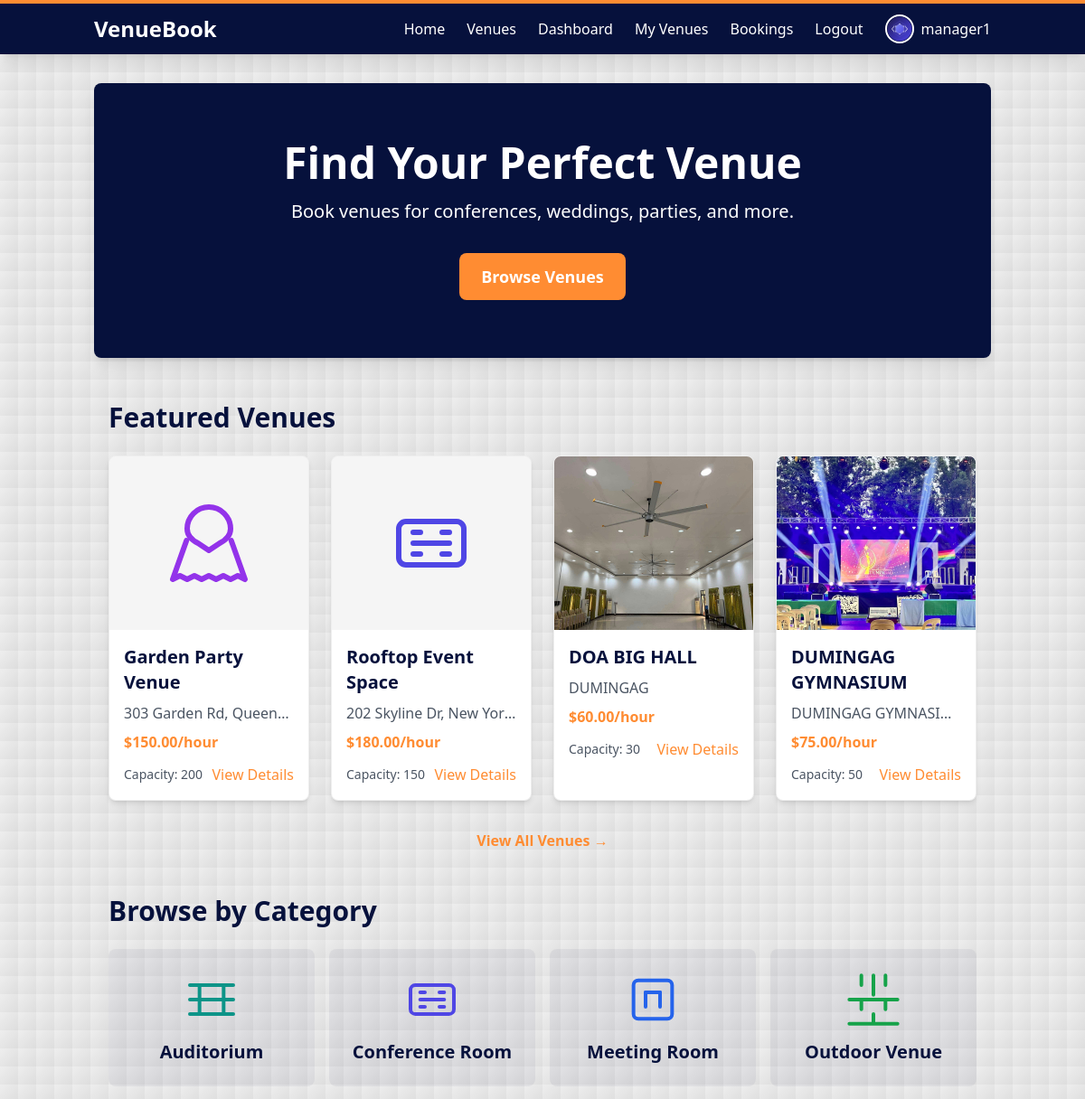
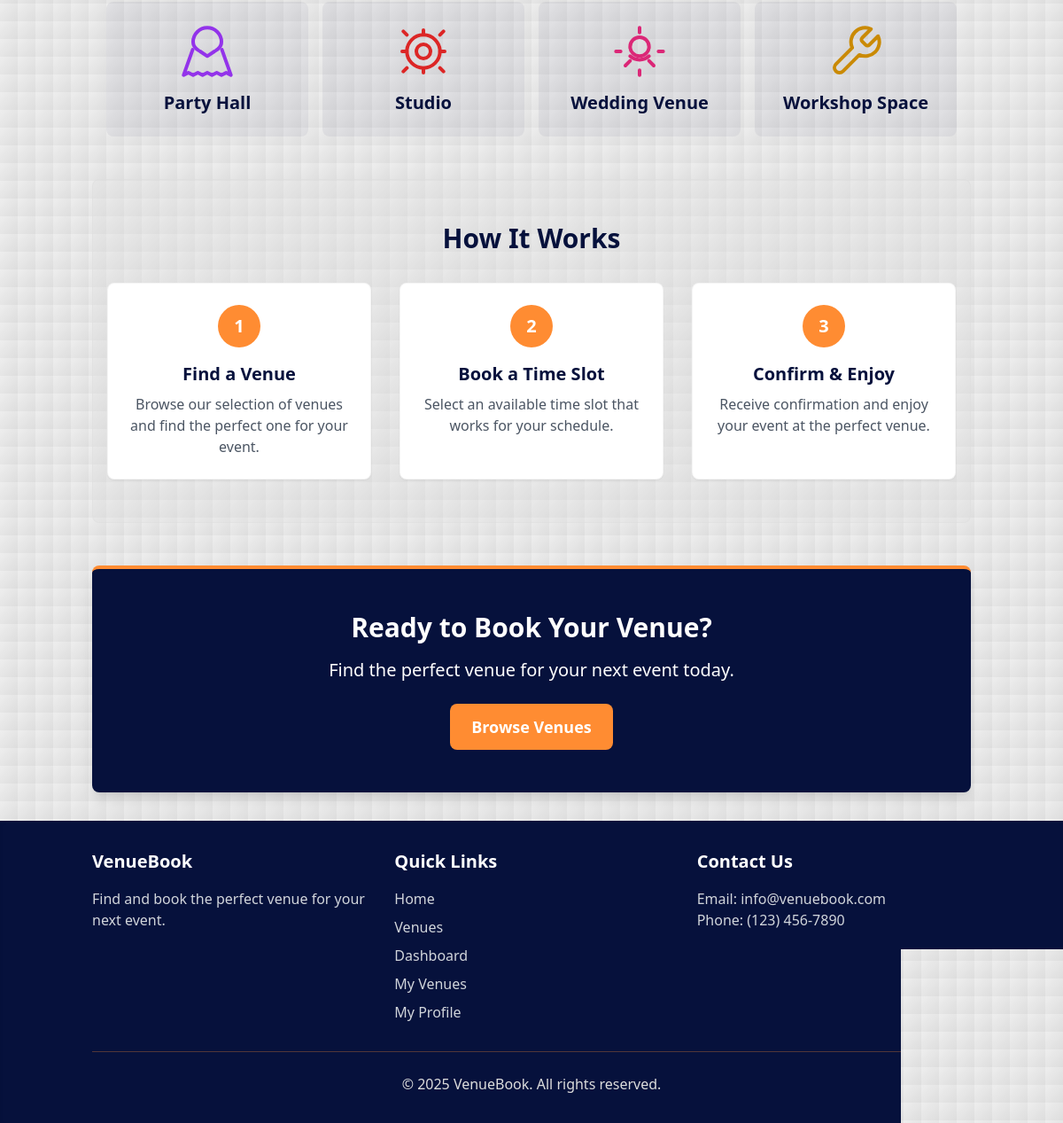
Screenshot of / (signed in) with the database file from the repository (2 pictures, top to bottom).
### booking/models/user_profile.py (models this page shows, shortened)
class UserProfile(models.Model):
    USER_ROLE_CHOICES = [
        ('guest', 'Guest'),
        ('regular', 'Regular User'),
        ('premium', 'Premium User'),
        ('corporate', 'Corporate Client'),
    ]
    user = models.OneToOneField(User, on_delete=models.CASCADE, related_name='profile')
    role = models.CharField(max_length=20, choices=USER_ROLE_CHOICES, default='regular')
    profile_picture = models.ImageField(upload_to='profiles/', blank=True, null=True)
    phone = models.CharField(max_length=20, blank=True)
    address = models.CharField(max_length=255, blank=True)
    preferred_payment_method = models.CharField(max_length=50, blank=True)
    booking_preferences = models.TextField(blank=True)
    created_at = models.DateTimeField(auto_now_add=True)
    updated_at = models.DateTimeField(auto_now=True)
    class Meta:
        verbose_name = "User Profile"
        verbose_name_plural = "User Profiles"

### booking/models/venue.py (models this page shows, shortened)
class Venue(models.Model):
    STATUS_CHOICES = [
        ('active', 'Active'),
        ('maintenance', 'Under Maintenance'),
        ('inactive', 'Inactive'),
    ]
    name = models.CharField(max_length=200)
    description = models.TextField()
    address = models.CharField(max_length=255)
    capacity = models.PositiveIntegerField()
    hourly_rate = models.DecimalField(max_digits=10, decimal_places=2)
    image = models.ImageField(upload_to='venues/', blank=True, null=True)
    categories = models.ManyToManyField(Category, related_name='venues')
    manager = models.ForeignKey(VenueManager, on_delete=models.SET_NULL, null=True, related_name='managed_venues')
    status = models.CharField(max_length=20, choices=STATUS_CHOICES, default='active')
    created_at = models.DateTimeField(auto_now_add=True)
    updated_at = models.DateTimeField(auto_now=True)
    class Meta:
        ordering = ['name']

### booking/models/category.py (models this page shows, shortened)
class Category(models.Model):
    name = models.CharField(max_length=100)
    description = models.TextField(blank=True)
    class Meta:
        verbose_name_plural = "Categories"
        ordering = ['name']

### booking/views/home.py (the view)
# urls.py: path('', views.home, name='home'),
def home(request):
    featured_venues = Venue.objects.filter(status='active').order_by('-created_at')[:4]
    categories = Category.objects.all()
    context = {
        'featured_venues': featured_venues,
        'categories': categories,
    }
    return render(request, 'booking/home.html', context)

### booking/context_processors.py (called while the page is built)
def common_context(request):
    return {
        'all_categories': Category.objects.all(),
    }

### booking/svg_icons.py (called while the page is built)
def conference_room():
    return '''
    <svg xmlns="http://www.w3.org/2000/svg" viewBox="0 0 24 24" fill="none" stroke="currentColor"
         stroke-width="1.5" stroke-linecap="round" stroke-linejoin="round"
         class="w-full h-full text-indigo-600">
        <rect width="18" height="12" x="3" y="6" rx="2" />
        <path d="M7 12h10M7 9h2M7 15h2M15 9h2M15 15h2" />
    </svg>
    '''

def wedding_venue():
    return '''
    <svg xmlns="http://www.w3.org/2000/svg" viewBox="0 0 24 24" fill="none" stroke="currentColor"
         stroke-width="1.5" stroke-linecap="round" stroke-linejoin="round"
         class="w-full h-full text-pink-600">
        <path d="M12 6a4 4 0 1 0 0 8 4 4 0 0 0 0-8z" />
        <path d="M8 14a6 6 0 0 0 8 0M18 18l-2-2M6 18l2-2" />
        <path d="M12 2v2M12 20v2M4 12H2M22 12h-2" />
    </svg>
    '''

def party_hall():
    return '''
    <svg xmlns="http://www.w3.org/2000/svg" viewBox="0 0 24 24" fill="none" stroke="currentColor"
         stroke-width="1.5" stroke-linecap="round" stroke-linejoin="round"
         class="w-full h-full text-purple-600">
        <path d="M5.8 11.3 2 22l2-1 2 1 2-1 2 1 2-1 2 1 2-1 2 1 2-1 2 1-3.8-10.7" />
        <path d="M12 2a6 6 0 0 0-6 6c0 1.5 1 3 3 4l3 2 3-2c2-1 3-2.5 3-4a6 6 0 0 0-6-6z" />
    </svg>
    '''

def meeting_room():
    return '''
    <svg xmlns="http://www.w3.org/2000/svg" viewBox="0 0 24 24" fill="none" stroke="currentColor"
         stroke-width="1.5" stroke-linecap="round" stroke-linejoin="round"
         class="w-full h-full text-blue-600">
        <rect width="16" height="16" x="4" y="4" rx="2" />
        <path d="M9 15v-6h6v6" />
        <path d="M9 9h6" />
    </svg>
    '''

def workshop_space():
    return '''
    <svg xmlns="http://www.w3.org/2000/svg" viewBox="0 0 24 24" fill="none" stroke="currentColor"
         stroke-width="1.5" stroke-linecap="round" stroke-linejoin="round"
         class="w-full h-full text-yellow-600">
        <path d="M14.7 6.3a1 1 0 0 0 0 1.4l1.6 1.6a1 1 0 0 0 1.4 0l3.77-3.77a6 6 0 0 1-7.94 7.94l-6.91 6.91a2.12 2.12 0 0 1-3-3l6.91-6.91a6 6 0 0 1 7.94-7.94l-3.76 3.76z" />
    </svg>
    '''

def get_icon_for_category(category_name):
    return CATEGORY_ICONS.get(category_name, venue_placeholder)

### booking/templatetags/user_tags.py (called while the page is built)
@register.filter
def has_profile_picture(user):
    return hasattr(user, 'profile') and user.profile.profile_picture

### templates/booking/home.html (shortened to what this page needs)
{% extends 'base.html' %}
{% block content %}
<section class="bg-primary text-white py-16 rounded-lg shadow-lg mb-12">
    <div class="container mx-auto px-4 text-center">
        <h1 class="text-4xl md:text-5xl font-bold mb-4">Find Your Perfect Venue</h1>
        <p class="text-xl mb-8">Book venues for conferences, weddings, parties, and more.</p>
        <a href="{% url 'venue_list' %}" class="bg-accent text-white hover:bg-accent/80 transition px-6 py-3 rounded-lg font-semibold text-lg inline-block">Browse Venues</a>
    </div>
</section>
<section class="mb-12">
    <div class="container mx-auto px-4">
        <h2 class="text-3xl font-bold mb-6 text-primary">Featured Venues</h2>
        {% if featured_venues %}
        <div class="grid grid-cols-1 md:grid-cols-2 lg:grid-cols-4 gap-6">
            {% for venue in featured_venues %}
            <div class="bg-white rounded-lg shadow-md border border-light-gray/50 overflow-hidden hover:shadow-lg transition">
                {% load svg_tags %}
                {% if venue.image %}
                <img src="{{ venue.image.url }}" alt="{{ venue.name }}" class="w-full h-48 object-cover">
                {% else %}
                <div class="w-full h-48 bg-light-gray/30 flex items-center justify-center">
                    <div class="w-24 h-24 text-accent">
                        {% venue_icon venue %}
                    </div>
                </div>
                {% endif %}
                <div class="p-4">
                    <h3 class="text-xl font-semibold mb-2 text-primary">{{ venue.name }}</h3>
                    <p class="text-gray-600 mb-2 truncate">{{ venue.address }}</p>
                    <p class="text-accent font-bold mb-3">${{ venue.hourly_rate }}/hour</p>
                    <div class="flex justify-between items-center">
                        <span class="text-sm text-gray-600">Capacity: {{ venue.capacity }}</span>
                        <a href="{% url 'venue_detail' venue.id %}" class="text-accent hover:text-accent/80 font-medium">View Details</a>
                    </div>
                </div>
            </div>
            {% endfor %}
        </div>
        {% else %}
        <p class="text-gray-600">No featured venues available at the moment.</p>
        {% endif %}
        <div class="text-center mt-8">
            <a href="{% url 'venue_list' %}" class="text-accent hover:text-accent/80 font-semibold">View All Venues →</a>
        </div>
    </div>
</section>
<section class="mb-12">
    <div class="container mx-auto px-4">
        <h2 class="text-3xl font-bold mb-6 text-primary">Browse by Category</h2>
        {% if categories %}
        <div class="grid grid-cols-1 sm:grid-cols-2 md:grid-cols-3 lg:grid-cols-4 gap-4">
            {% load svg_tags %}
            {% for category in categories %}
            <a href="{% url 'venue_list' %}?category={{ category.id }}" class="bg-primary/5 hover:bg-primary/10 transition rounded-lg p-6 text-center">
                <div class="w-16 h-16 mx-auto mb-3 text-accent">
                    {% category_icon category.name %}
                </div>
                <h3 class="text-xl font-semibold text-primary">{{ category.name }}</h3>
            </a>
            {% endfor %}
        </div>
        {% else %}
        <p class="text-gray-600">No categories available at the moment.</p>
        {% endif %}
    </div>
</section>
<section class="mb-12 bg-light-gray/30 py-12 rounded-lg border border-light-gray/50">
    <div class="container mx-auto px-4">
        <h2 class="text-3xl font-bold mb-8 text-center text-primary">How It Works</h2>
        <div class="grid grid-cols-1 md:grid-cols-3 gap-8">
            <div class="text-center bg-white p-6 rounded-lg shadow-sm border border-light-gray/30">
                <div class="bg-accent text-white w-12 h-12 rounded-full flex items-center justify-center mx-auto mb-4 text-xl font-bold">1</div>
                <h3 class="text-xl font-semibold mb-2 text-primary">Find a Venue</h3>
                <p class="text-gray-600">Browse our selection of venues and find the perfect one for your event.</p>
            </div>
            <div class="text-center bg-white p-6 rounded-lg shadow-sm border border-light-gray/30">
                <div class="bg-accent text-white w-12 h-12 rounded-full flex items-center justify-center mx-auto mb-4 text-xl font-bold">2</div>
                <h3 class="text-xl font-semibold mb-2 text-primary">Book a Time Slot</h3>
                <p class="text-gray-600">Select an available time slot that works for your schedule.</p>
            </div>
            <div class="text-center bg-white p-6 rounded-lg shadow-sm border border-light-gray/30">
                <div class="bg-accent text-white w-12 h-12 rounded-full flex items-center justify-center mx-auto mb-4 text-xl font-bold">3</div>
                <h3 class="text-xl font-semibold mb-2 text-primary">Confirm & Enjoy</h3>
                <p class="text-gray-600">Receive confirmation and enjoy your event at the perfect venue.</p>
            </div>
        </div>
    </div>
</section>
<section class="bg-primary text-white py-12 rounded-lg shadow-lg border-t-4 border-accent">
    <div class="container mx-auto px-4 text-center">
        <h2 class="text-3xl font-bold mb-4">Ready to Book Your Venue?</h2>
        <p class="text-xl mb-6">Find the perfect venue for your next event today.</p>
        <a href="{% url 'venue_list' %}" class="bg-accent text-white hover:bg-accent/80 transition px-6 py-3 rounded-lg font-semibold text-lg inline-block">Browse Venues</a>
    </div>
</section>
{% endblock %}

### templates/base.html (shortened to what this page needs)
<!DOCTYPE html>
{% load user_tags %}
<html lang="en">
<head>
    <script src="https://cdn.tailwindcss.com"></script>
</head>
<body class="min-h-screen flex flex-col bg-gradient-to-br from-off-white to-light-gray bg-fixed pattern-dots text-primary/5 pattern-size-2">
    <nav class="bg-primary text-white shadow-lg relative z-20 border-t-4 border-accent">
        <div class="container mx-auto px-4 py-3">
            <div class="flex justify-between items-center">
                <a href="{% url 'home' %}" class="text-2xl font-bold">VenueBook</a>
                <div class="hidden md:flex items-center space-x-6">
                    <a href="{% url 'home' %}" class="hover:text-accent transition">Home</a>
                    <a href="{% url 'venue_list' %}" class="hover:text-accent transition">Venues</a>
                    {% if user.is_authenticated %}
                        {% if user.is_staff and user.venue_manager.is_approved %}
                            <a href="{% url 'manager_dashboard' %}" class="hover:text-accent transition">Dashboard</a>
                            <a href="{% url 'manager_venues' %}" class="hover:text-accent transition">My Venues</a>
                            <a href="{% url 'manager_bookings' %}" class="hover:text-accent transition">Bookings</a>
                        {% else %}
                            <a href="{% url 'user_dashboard' %}" class="hover:text-accent transition">Dashboard</a>
                            <a href="{% url 'my_bookings' %}" class="hover:text-accent transition">My Bookings</a>
                        {% endif %}
                        <a href="#" onclick="document.getElementById('logout-form').submit(); return false;" class="hover:text-accent transition">Logout</a>
                        <a href="{% url 'my_profile' %}" class="flex items-center hover:text-accent transition">
                            {% if user|has_profile_picture %}
                                <img src="{{ user.profile.profile_picture.url }}" alt="{{ user.username }}"
                                     class="w-8 h-8 rounded-full object-cover border-2 border-white mr-2">
                            {% else %}
                                <div class="w-8 h-8 rounded-full bg-accent flex items-center justify-center border-2 border-white mr-2">
                                    <span class="text-primary font-bold text-sm">{{ user.username|slice:":1"|upper }}</span>
                                </div>
                            {% endif %}
                            <span>{{ user.username }}</span>
                        </a>
                    {% else %}
                        <a href="{% url 'login' %}" class="hover:text-accent transition">Login</a>
                    {% endif %}
                </div>
            </div>
        </div>
    </nav>
    <main class="container mx-auto px-4 py-8 flex-grow relative z-10">
        {% block content %}{% endblock %}
    </main>
    <footer class="bg-primary text-white py-8 mt-auto shadow-inner relative z-20">
        <div class="container mx-auto px-4">
            <div class="grid grid-cols-1 md:grid-cols-3 gap-8">
                <div>
                    <h3 class="text-xl font-bold mb-4">VenueBook</h3>
                    <p class="text-gray-300">Find and book the perfect venue for your next event.</p>
                </div>
                <div>
                    <h3 class="text-xl font-bold mb-4">Quick Links</h3>
                    <ul class="space-y-2 text-gray-300">
                        <li><a href="{% url 'home' %}" class="hover:text-accent transition">Home</a></li>
                        <li><a href="{% url 'venue_list' %}" class="hover:text-accent transition">Venues</a></li>
                        {% if user.is_authenticated %}
                            {% if user.is_staff and user.venue_manager.is_approved %}
                                <li><a href="{% url 'manager_dashboard' %}" class="hover:text-accent transition">Dashboard</a></li>
                                <li><a href="{% url 'manager_venues' %}" class="hover:text-accent transition">My Venues</a></li>
                            {% else %}
                                <li><a href="{% url 'user_dashboard' %}" class="hover:text-accent transition">Dashboard</a></li>
                                <li><a href="{% url 'my_bookings' %}" class="hover:text-accent transition">My Bookings</a></li>
                            {% endif %}
                            <li><a href="{% url 'my_profile' %}" class="hover:text-accent transition">My Profile</a></li>
                        {% else %}
                            <li><a href="{% url 'login' %}" class="hover:text-accent transition">Login</a></li>
                        {% endif %}
                    </ul>
                </div>
                <div>
                    <h3 class="text-xl font-bold mb-4">Contact Us</h3>
                    <p class="text-gray-300">Email: info@venuebook.com</p>
                    <p class="text-gray-300">Phone: (123) 456-7890</p>
                </div>
            </div>
            <div class="border-t border-accent/30 mt-8 pt-6 text-center text-light-gray">
                <p>&copy; {% now "Y" %} VenueBook. All rights reserved.</p>
            </div>
        </div>
    </footer>
</body>
</html>

### templates/base.html (style rules this page uses)
.pattern-dots { background-image: radial-gradient(currentColor 1px, transparent 1px); background-size: calc(10 * 1px) calc(10 * 1px); }
.pattern-size-2 { background-size: calc(20 * 1px) calc(20 * 1px); }

### rows the page displays
Venue: name "Garden Party Venue", address "303 Garden Rd, Queen…", hourly_rate "150.00", capacity "200"
Venue: name "Rooftop Event Space", address "202 Skyline Dr, New Yor…", hourly_rate "180.00", capacity "150"
Venue: image (picture), name "DOA BIG HALL", address "DUMINGAG", hourly_rate "60.00", capacity "30"
Venue: image (picture), name "DUMINGAG GYMNASIUM", address "DUMINGAG GYMNASI…", hourly_rate "75.00", capacity "50"
Category: name "Auditorium"
Category: name "Conference Room"
Category: name "Meeting Room"
Category: name "Outdoor Venue"
Category: name "Party Hall"
Category: name "Studio"
Category: name "Wedding Venue"
Category: name "Workshop Space"

### other values shown
{{ user.username }} "manager1"
